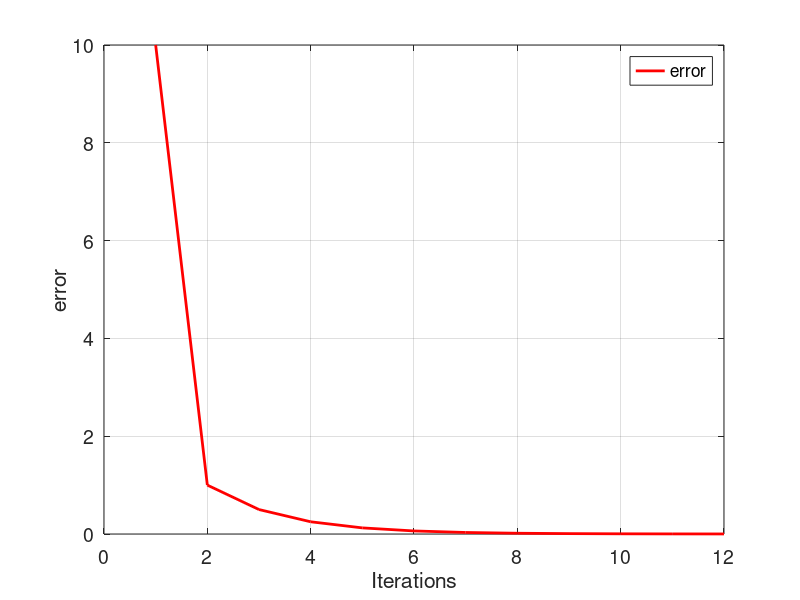

Source code (MATLAB):
% Para que el programa corriera de manera correcta no se podian realizar
% con los intervalos marcados en el examen ya que al graficar la funcion de
% [0,2] no hay raiz por lo que cambie a [-2,0] ya que alli si se localizab
% una raiz dentro de la grafica 
i=1
xl=-2
xu=0
e(i)=10

while(e(i) > 0.001)
    
    xr=(xl+xu)/2
    
    fxl=(xl^4)-1-3*(exp(xl))
    fxr=(xr^4)-1-3*(exp(xr))
    fxu=(xu^4)-1-3*(exp(xu))
    
    if(fxl*fxr < 0)
        xu=xr
        e(i+1)=abs(xl-xr);
    end
    
    if(fxu*fxr < 0)
        xl=xr
        e(i+1)=abs(xr-xu);
    end
    i=1+i;
    
    if(fxu*fxr==0)
        xr=xr
    end
end

tamanio = size(e);
ite = 1:1:tamanio(2);
figure('DefaultAxesFontsize', 14)
set (gcf , 'color', 'white');
plot(ite,e,'color',[1 0 0], 'LineWidth',2)
grid on
hold on
xlabel('Iterations')
ylabel('error')
legend ('error')